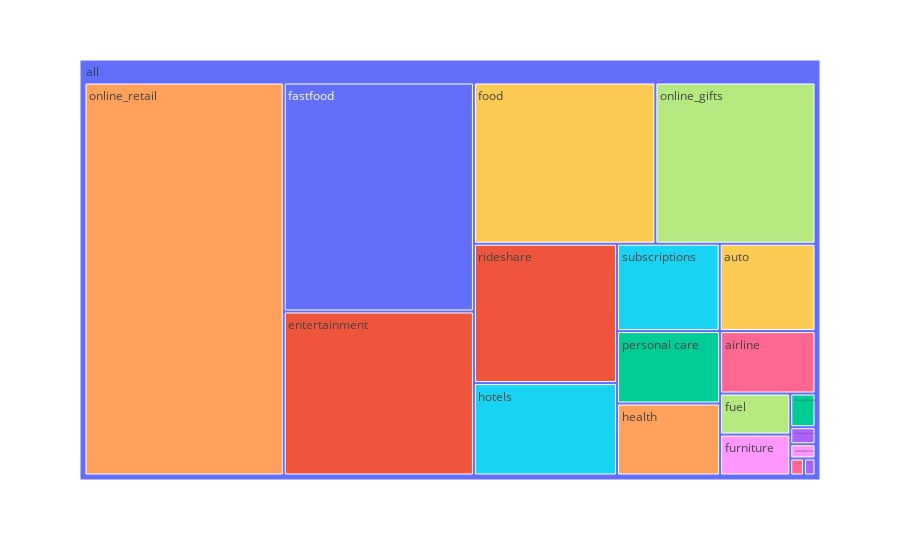

The cell this chart's notebook holds for it:
### Code cell
#https://plotly.com/python/treemaps/
df["all"] = "all" # in order to have a single root node
fig = px.treemap(df, path=['all', 'merchantCategoryCode'], values='transactionAmount', color='merchantCategoryCode')
fig.show()

### Figure 1 — Plotly figure (JSON) as saved in the notebook; plotly's stock layout.template omitted (floating-point values rounded to 4 significant figures)
{"data": [{"branchvalues": "total", "customdata": [["(?)"], ["rideshare"], ["personal care"], ["online_subscriptions"], ["online_retail"], ["subscriptions"], ["airline"], ["fuel"], ["furniture"], ["food"], ["fastfood"], ["entertainment"], ["food_delivery"], ["gym"], ["health"], ["hotels"], ["mobileapps"], ["online_gifts"], ["cable/phone"], ["auto"]], "domain": {"x": [0, 1], "y": [0, 1]}, "hovertemplate": "labels=%{label}<br>transactionAmount=%{value}<br>parent=%{parent}<br>id=%{id}<br>merchantCategoryCode=%{customdata[0]}<extra></extra>", "ids": ["all", "all/rideshare", "all/personal care", "all/online_subscriptions", "all/online_retail", "all/subscriptions", "all/airline", "all/fuel", "all/furniture", "all/food", "all/fastfood", "all/entertainment", "all/food_delivery", "all/gym", "all/health", "all/hotels", "all/mobileapps", "all/online_gifts", "all/cable/phone", "all/auto"], "labels": ["all", "rideshare", "personal care", "online_subscriptions", "online_retail", "subscriptions", "airline", "fuel", "furniture", "food", "fastfood", "entertainment", "food_delivery", "gym", "health", "hotels", "mobileapps", "online_gifts", "cable/phone", "auto"], "marker": {"colors": ["#636efa", "#EF553B", "#00cc96", "#ab63fa", "#FFA15A", "#19d3f3", "#FF6692", "#B6E880", "#FF97FF", "#FECB52", "#636efa", "#EF553B", "#00cc96", "#ab63fa", "#FFA15A", "#19d3f3", "#FF6692", "#B6E880", "#FF97FF", "#FECB52"]}, "name": "", "parents": ["", "all", "all", "all", "all", "all", "all", "all", "all", "all", "all", "all", "all", "all", "all", "all", "all", "all", "all", "all"], "type": "treemap", "values": [107700000.0, 7477000.0, 2798000.0, 161300.0, 29360000.0, 3364000.0, 2234000.0, 1080000.0, 1077000.0, 10970000.0, 16330000.0, 11700000.0, 318900.0, 73930.0, 2782000.0, 4964000.0, 87500.0, 9679000.0, 134500.0, 3136000.0]}], "layout": {"legend": {"tracegroupgap": 0}, "margin": {"t": 60}}}
